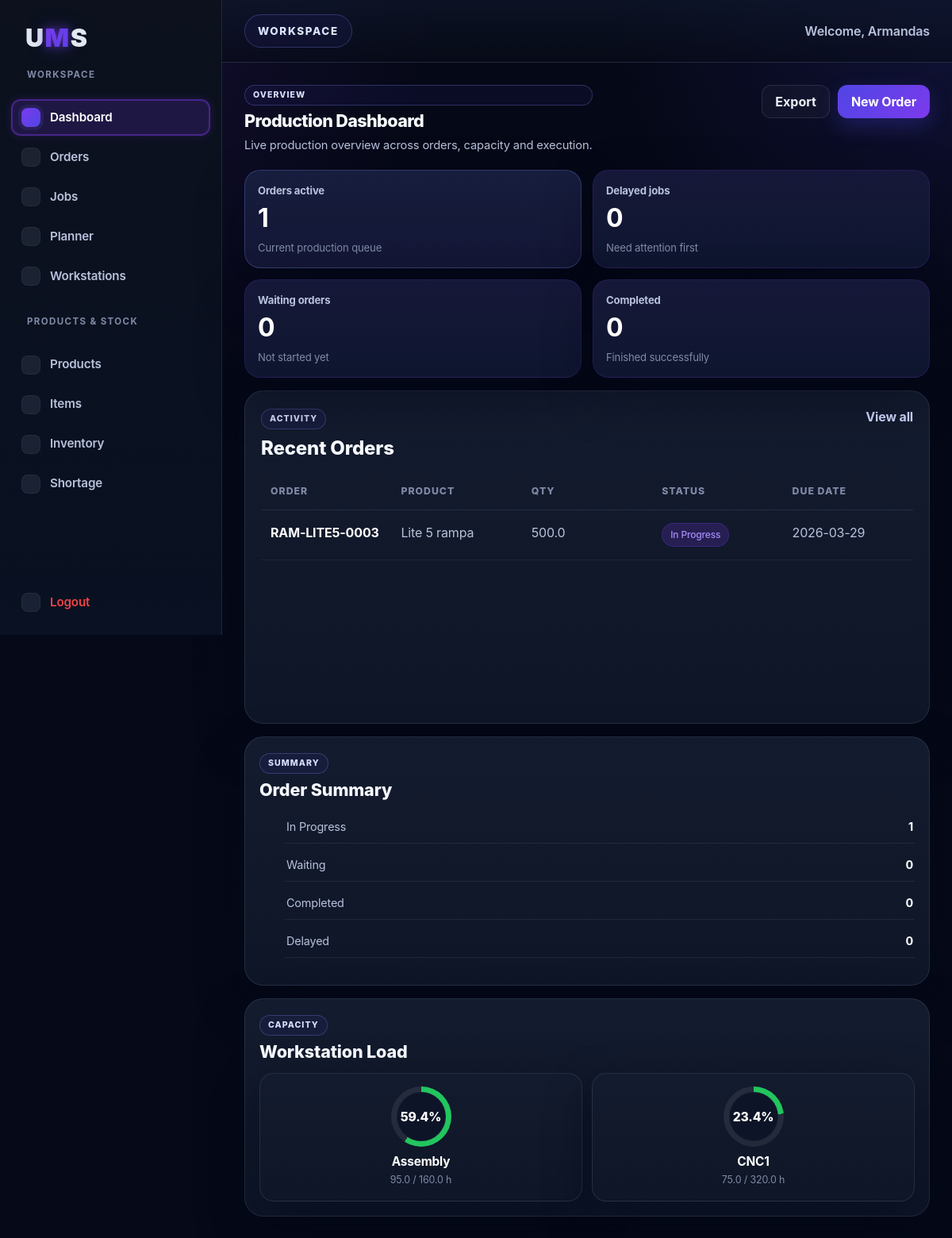
The page /dashboard (signed in) on the database as committed earlier.
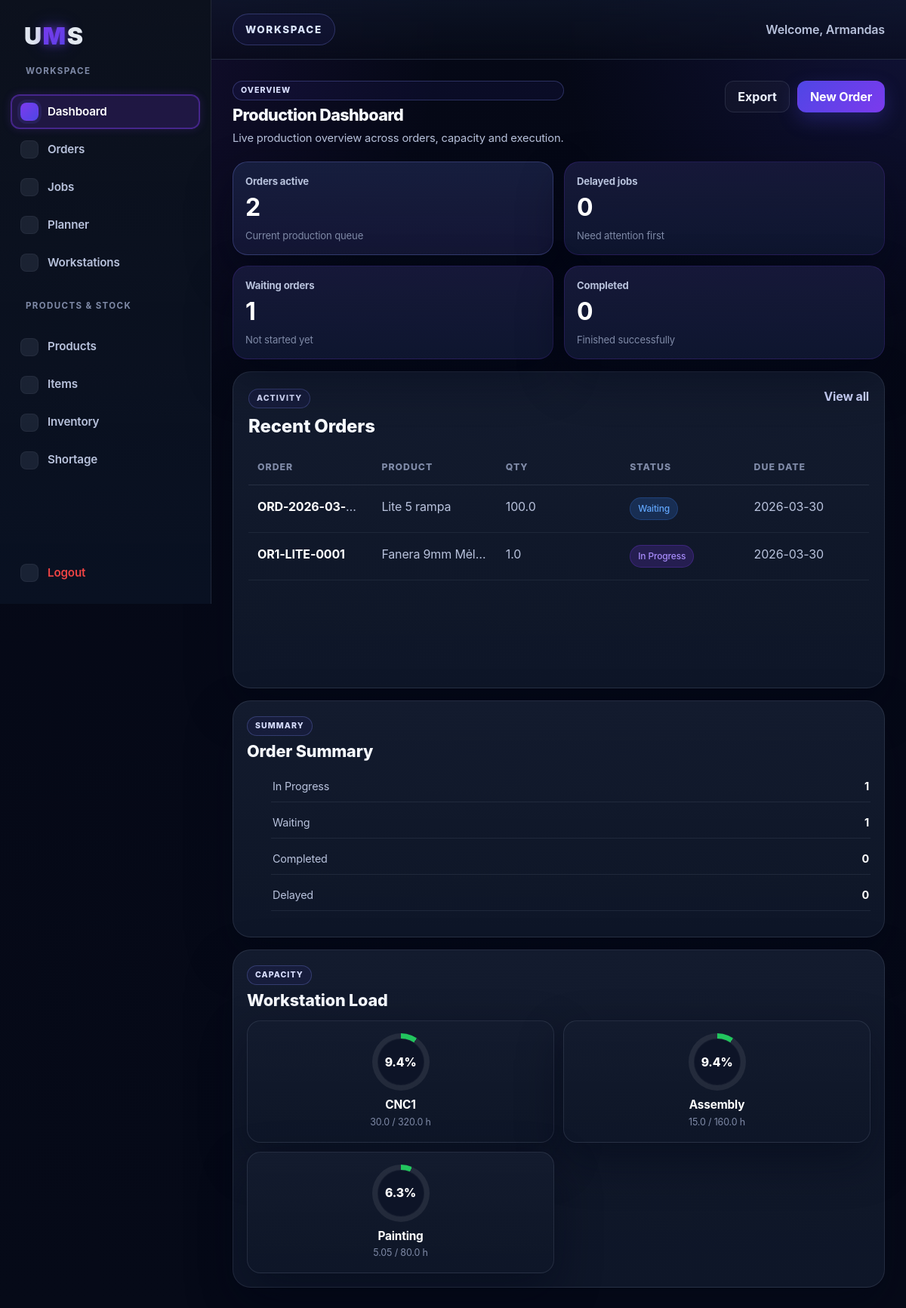
The same page on the database as committed later.
### tables this page shows
CREATE TABLE orders (
        id INTEGER PRIMARY KEY AUTOINCREMENT,
        order_number TEXT,
        customer TEXT,
        status TEXT,
        due_date TEXT,
        priority TEXT
    , product_id INTEGER, quantity REAL DEFAULT 1, materials_reserved INTEGER NOT NULL DEFAULT 0);

CREATE TABLE products (
        id INTEGER PRIMARY KEY AUTOINCREMENT,
        product_code TEXT NOT NULL,
        product_name TEXT NOT NULL,
        description TEXT,
        measurement_unit TEXT NOT NULL
    , time_per_unit REAL NOT NULL DEFAULT 0, stock_quantity REAL NOT NULL DEFAULT 0);

CREATE TABLE workstations (
        id INTEGER PRIMARY KEY AUTOINCREMENT,
        name TEXT NOT NULL,
        description TEXT,
        hours_per_shift REAL NOT NULL DEFAULT 8,
        shifts_per_day INTEGER NOT NULL DEFAULT 1,
        working_days_per_month INTEGER NOT NULL DEFAULT 20
    , color TEXT NOT NULL DEFAULT '#3b82f6');

### app.py (the view)
@app.route("/dashboard")
def dashboard():
    if not is_logged_in():
        return redirect(url_for("login"))
    conn = sqlite3.connect("database.db")
    cursor = conn.cursor()
    cursor.execute("SELECT COUNT(*) FROM orders")
    total_orders = cursor.fetchone()[0]
    cursor.execute("SELECT COUNT(*) FROM orders WHERE status = 'In Progress'")
    in_progress_count = cursor.fetchone()[0]
    cursor.execute("SELECT COUNT(*) FROM orders WHERE status = 'Waiting'")
    waiting_count = cursor.fetchone()[0]
    cursor.execute("SELECT COUNT(*) FROM orders WHERE status = 'Completed'")
    completed_count = cursor.fetchone()[0]
    cursor.execute("SELECT COUNT(*) FROM orders WHERE status = 'Delayed'")
    delayed_count = cursor.fetchone()[0]
    cursor.execute("""
        SELECT orders.id, orders.order_number, products.product_name, orders.quantity, orders.status, orders.due_date, orders.priority
        FROM orders
        LEFT JOIN products ON orders.product_id = products.id
        ORDER BY orders.id DESC
        LIMIT 5
    """)
    recent_rows = cursor.fetchall()
    cursor.execute("""
        SELECT
            w.id,
            w.name,
            (w.hours_per_shift * w.shifts_per_day * w.working_days_per_month) AS monthly_capacity,
            IFNULL((
                SELECT SUM(
                    oj.estimated_hours *
                    CASE
                        WHEN (oj.planned_quantity - oj.completed_quantity) < 0 THEN 0
                        ELSE (oj.planned_quantity - oj.completed_quantity)
                    END
                )
                FROM order_jobs oj
                WHERE oj.workstation_id = w.id
                  AND oj.status != 'Done'
                  AND (
                        oj.is_split_child = 1
                        OR NOT EXISTS (
                            SELECT 1
                            FROM order_jobs child
                            WHERE child.parent_job_id = oj.id
                              AND child.is_split_child = 1
                        )
                      )
            ), 0) AS used_load
        FROM workstations w
        GROUP BY w.id, w.name, w.hours_per_shift, w.shifts_per_day, w.working_days_per_month
        HAVING used_load > 0
        ORDER BY used_load DESC, w.name ASC
    """)
    workstation_rows = cursor.fetchall()
    conn.close()
    recent_orders = []
    for row in recent_rows:
        recent_orders.append({
            "id": row[0],
            "order_number": row[1],
            "product_name": row[2] if row[2] else "-",
            "quantity": row[3] if row[3] is not None else 1,
            "status": row[4],
            "due_date": row[5],
            "priority": row[6]
        })
    workstation_load = []
    workstation_count = len(workstation_rows)
    if workstation_count <= 2:
        ring_size_class = "load-size-large"
    elif workstation_count <= 4:
        ring_size_class = "load-size-medium"
    elif workstation_count <= 8:
        ring_size_class = "load-size-small"
    else:
        ring_size_class = "load-size-xsmall"
    for row in workstation_rows:
        monthly_capacity = float(row[2] or 0)
        used_load = float(row[3] or 0)
        load_percent = (used_load / monthly_capacity * 100) if monthly_capacity > 0 else 0
        workstation_load.append({
            "id": row[0],
            "name": row[1],
            "monthly_capacity": round(monthly_capacity, 2),
            "used_load": round(used_load, 2),
            "load_percent": round(load_percent, 1),
            "size_class": ring_size_class
        })
    return render_template(
        "dashboard.html",
        total_orders=total_orders,
        in_progress_count=in_progress_count,
        waiting_count=waiting_count,
        completed_count=completed_count,
        delayed_count=delayed_count,
        recent_orders=recent_orders,
        workstation_load=workstation_load,
        active_page="dashboard"
    )

### app.py (called while the page is built)
def is_logged_in():
    return "user_id" in session

### templates/dashboard.html (shortened to what the changed rows need)
{% extends "base.html" %}
{% block content %}
<div class="dashboard-header">
  <div class="dashboard-header-left">
    <h1>Production Dashboard</h1>
  </div>
</div>
<div class="dashboard-stats dashboard-stats-compact">
  <div class="stat-card stat-card-accent">
    <span class="stat-label">Orders active</span>
    <strong>{{ total_orders }}</strong>
    <span class="stat-meta">Current production queue</span>
  </div>
  <div class="stat-card">
    <span class="stat-label">Waiting orders</span>
    <strong>{{ waiting_count }}</strong>
    <span class="stat-meta">Not started yet</span>
  </div>
</div>
<div class="dashboard-content-grid">
  <div class="dashboard-table-card dashboard-main-table-card">
    <div class="table-wrapper">
      <table class="orders-table">
        <thead>
          <tr>
            <th>Order</th>
            <th>Product</th>
            <th>Qty</th>
            <th>Status</th>
            <th>Due Date</th>
          </tr>
        </thead>
        <tbody>
          {% if recent_orders %}
            {% for order in recent_orders %}
              {% set status_class = "" %}
              {% if order.status == "In Progress" %}
                {% set status_class = "in-progress" %}
              {% elif order.status == "Waiting" %}
                {% set status_class = "waiting" %}
              {% elif order.status == "Completed" %}
                {% set status_class = "completed" %}
              {% elif order.status == "Delayed" %}
                {% set status_class = "delayed" %}
              {% endif %}
              <tr>
                <td data-label="Order"><strong>{{ order.order_number }}</strong></td>
                <td data-label="Product">{{ order.product_name }}</td>
                <td data-label="Qty">{{ order.quantity }}</td>
                <td data-label="Status">
                  <span class="status-badge {{ status_class }}">{{ order.status }}</span>
                </td>
                <td data-label="Due Date">{{ order.due_date }}</td>
              </tr>
            {% endfor %}
          {% else %}
            <tr>
              <td colspan="5" class="empty-table-message">No recent orders found.</td>
            </tr>
          {% endif %}
        </tbody>
      </table>
    </div>
  </div>
  <div class="dashboard-side-panels">
    <div class="mini-panel">
      <ul class="summary-list">
        <li><span>Waiting</span><strong>{{ waiting_count }}</strong></li>
      </ul>
    </div>
    <div class="mini-panel">
      <div class="workstation-load-grid dashboard-ring-grid">
        {% if workstation_load %}
          {% for workstation in workstation_load %}
            {% set ring_percent = workstation.load_percent if workstation.load_percent < 100 else 100 %}
            {% if workstation.load_percent > 100 %}
              {% set ring_color = "#ef4444" %}
            {% elif workstation.load_percent > 80 %}
              {% set ring_color = "#f59e0b" %}
            {% else %}
              {% set ring_color = "#22c55e" %}
            {% endif %}
            <a href="{{ url_for('jobs', workstation=workstation.id) }}" class="load-ring-card dashboard-ring-card">
              <div class="load-ring" style="background: conic-gradient({{ ring_color }} {{ ring_percent }}%, rgba(255,255,255,0.08) 0);">
                <strong>{{ workstation.load_percent }}%</strong>
              </div>
              <h6>{{ workstation.name }}</h6>
              <p>{{ workstation.used_load }} / {{ workstation.monthly_capacity }} h</p>
            </a>
          {% endfor %}
        {% else %}
          <div class="empty-state-note">No workstation load data available yet.</div>
        {% endif %}
      </div>
    </div>
  </div>
</div>
{% endblock %}

Rows that differ between the two databases and show on the page:
removed orders: order_number "RAM-LITE5-0003", product_name "Lite 5 rampa", quantity "500.0", status "In Progress", due_date "2026-03-29"
added orders: order_number "ORD-2026-03-…", product_name "Lite 5 rampa", quantity "100.0", status "Waiting", due_date "2026-03-30"
added orders: order_number "OR1-LITE-0001", product_name "Fanera 9mm Mėl…", quantity "1.0", status "In Progress", due_date "2026-03-30"
shown differently, row unchanged: workstations "CNC1": load_percent "23.4" → "9.4"; used_load "75.0" → "30.0"; moves up the list
computed for workstations "Assembly": load_percent "59.4" → "9.4"; used_load "95.0" → "15.0"
now on this page (row unchanged): workstations: load_percent "6.3", name "Painting", used_load "5.05", monthly_capacity "80.0"
Other text that changed with them:
{{ total_orders }}: "1" → "2"
{{ waiting_count }}: "0" → "1"
